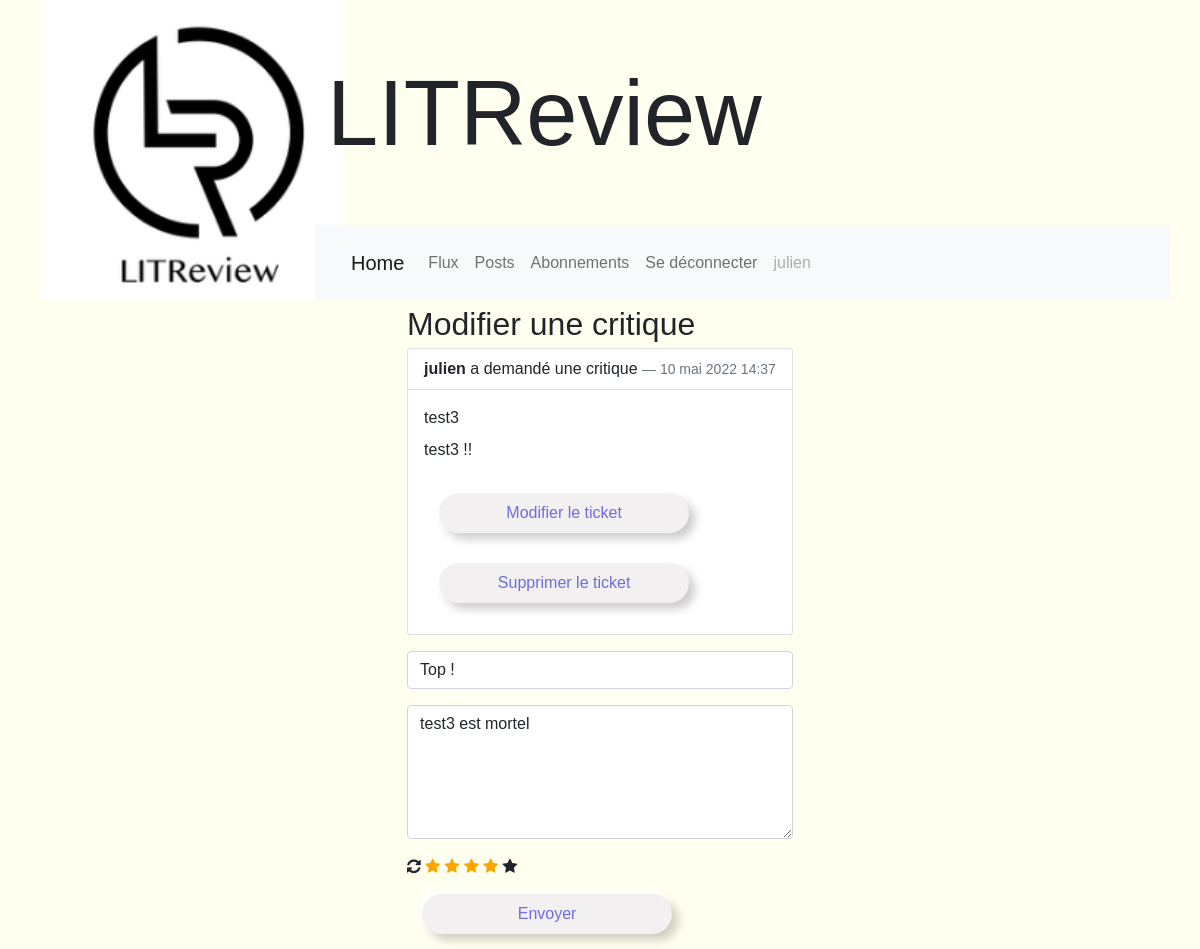
Before: /apps/update_review/1 (signed in) with the older database file.
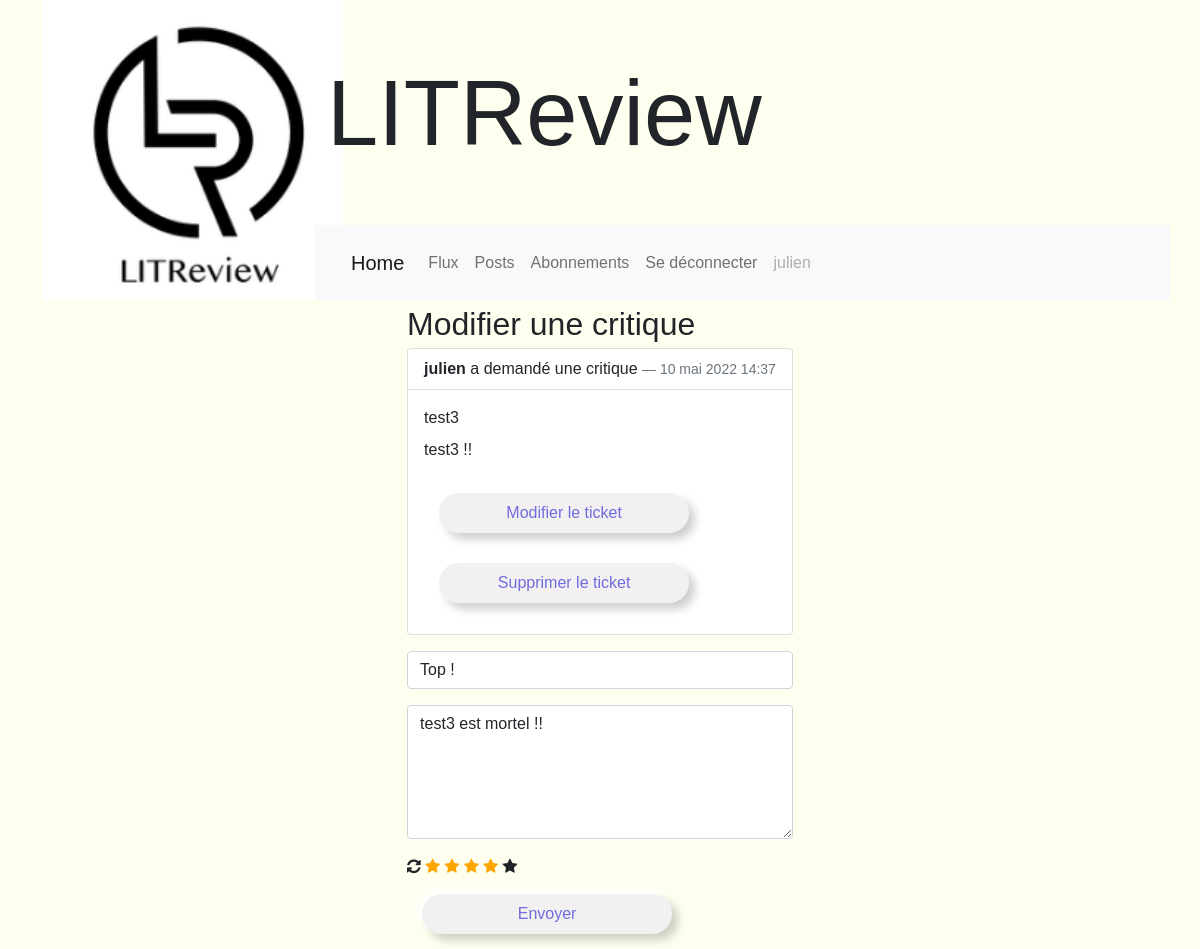
After: the same page with the newer database file.
### apps/models.py (models this page shows, shortened)
class Review(models.Model):
    ticket = models.ForeignKey(
        to=Ticket, on_delete=models.CASCADE, related_name='ticket')
    rating = models.PositiveSmallIntegerField(
        default=0, validators=[MinValueValidator(0), MaxValueValidator(5)])
    headline = models.CharField(max_length=128)
    body = models.CharField(max_length=8192, blank=True)
    user = models.ForeignKey(
        to=settings.AUTH_USER_MODEL, on_delete=models.CASCADE)
    time_created = models.DateTimeField(auto_now_add=True)

### apps/views.py (the view)
# urls.py: path('update_review/<int:id>', views.update_review, name="update_review"),
@ login_required
def update_review(request, id):
    context = {}
    context['title'] = 'Modifier une critique'
    review = get_object_or_404(Review, pk=id)
    context['review'] = review
    context['ticket'] = review.ticket
    if request.method == "POST":
        try:
            RForm = ReviewForm(request.POST, instance=review)
            rating = request.POST.get('val_star')
            review.headline = RForm.data['headline']
            review.body = RForm.data['body']
            review.rating = rating
            review.save()
            messages.success(request, "Critique modifiée.")
        except Exception as e:
            messages.error(request, e)
        return redirect(reverse('apps:posts'))
    else:
        RForm = ReviewForm(instance=review)
    context['RForm'] = RForm
    return render(request, 'apps/review.html', context)

### apps/forms.py
class ReviewForm(ModelForm):
    class Meta:
        model = Review
        fields = ['rating', 'headline', 'body']
        widgets = {
            'rating': NumberInput(),
            'headline': TextInput(attrs={'placeholder': "Titre"}),
            'body': Textarea(attrs={'placeholder': "Commentaire", "rows": 5, "cols": 20}),
        }

### apps/templates/apps/review.html (shortened to what this page needs)
{% extends 'apps/base.html' %}
{% load bootstrap5 %}
{% block content %}
    <div>
        <div class="title">{{ title }}</div>
        {% if title == 'Créer une critique' %}
            <form class="form form-label" enctype="multipart/form-data" action="{% url 'apps:create_review' %}" method="POST">
                {% csrf_token %}
                {% bootstrap_form TForm show_label=False %}
                {% bootstrap_field RForm.headline show_label=False %}
                {% bootstrap_field RForm.body show_label=False %}
                <input id='test' type="hidden" name="val_star" value="">
                {% include 'apps/star-rating.html' %}
                <button class="btn" type="submit">Envoyer</button>
            </form>
        {% elif title == 'Modifier une critique' %}
            <form class="form form-label" action="{% url 'apps:update_review' review.id %}" method="POST">
                {% include 'apps/ticket_item.html' with post=ticket %}
                {% bootstrap_field RForm.headline show_label=False %}
                {% bootstrap_field RForm.body show_label=False %}
                {% include 'apps/star-rating.html' with rating=RForm.rating.value %}
                <button class="btn" type="submit">Envoyer</button>
            </form>
        {% endif %}
    </div>
{% endblock %}

Changed rows visible on the page:
changed Review "Top !": body "test3 est mortel" → "test3 est mortel !!"
